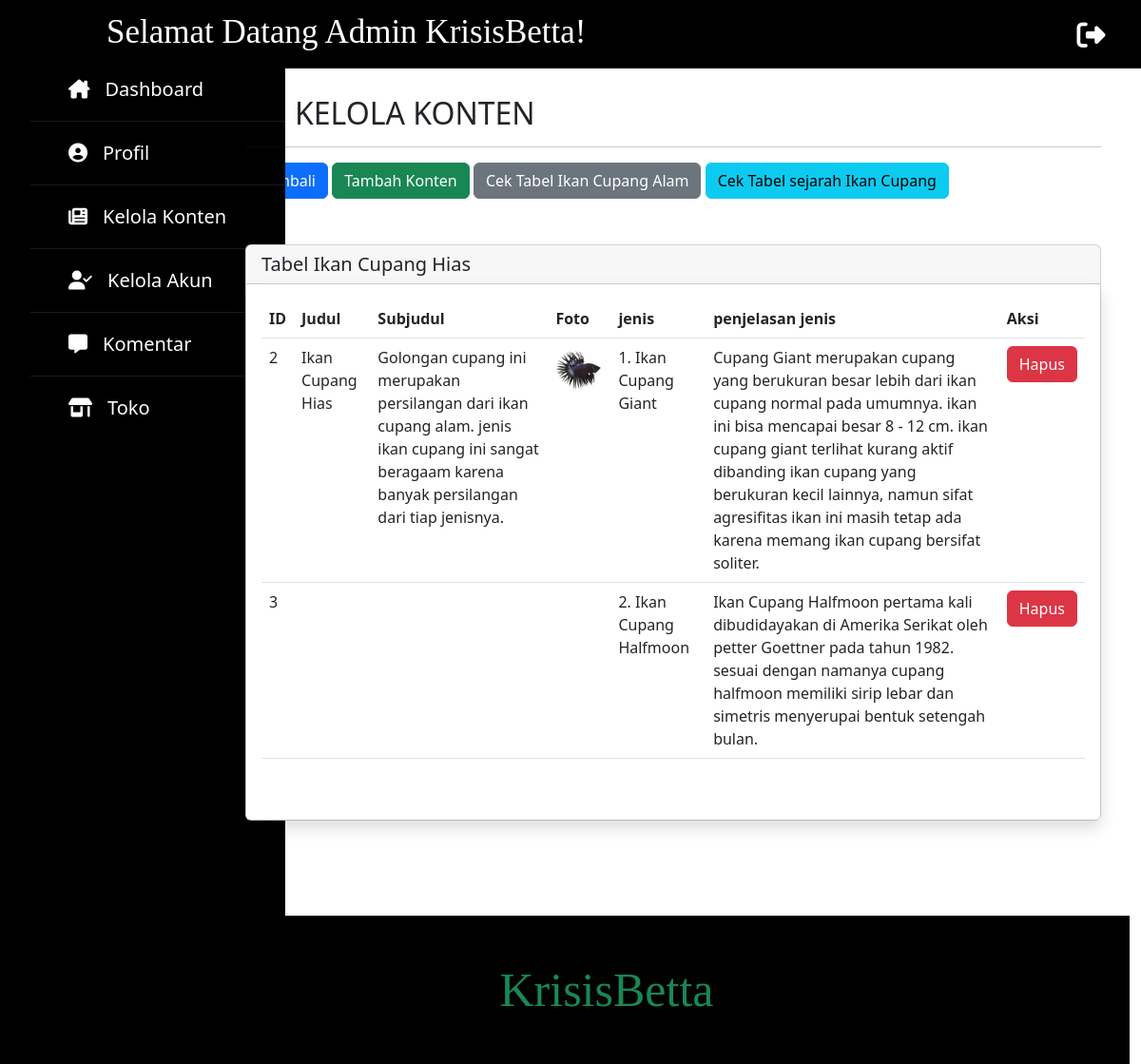
Page /program/admin/dashboard-admin-konten-ikancupanghias.php on the committed database.
### tables this page shows
CREATE TABLE `ikancupanghias` (
  `id` int(11) NOT NULL,
  `judul_cpnghias` varchar(30) DEFAULT NULL,
  `subjudul_cpnghias` varchar(300) DEFAULT NULL,
  `gambar_cpnghias` varchar(30) DEFAULT NULL,
  `jenis_cpnghias` varchar(50) DEFAULT NULL,
  `penjelasan_jenis_cpnghias` varchar(500) DEFAULT NULL
);

### program/admin/fungsi-admin.php (called while the page is built, shortened)
<?php
$koneksi = mysqli_connect("localhost","root","","kkp");
function query($query) {
    global $koneksi;
    $result = mysqli_query($koneksi, $query);
    $rows = [];
    while( $row = mysqli_fetch_assoc($result) ) {
        $rows[] = $row;
    }
    return $rows;
}
?>

### program/admin/dashboard-admin-konten-ikancupanghias.php (the view, shortened to what this page needs)
<?php
    require "fungsi-admin.php";
    $admin = query("SELECT * FROM ikancupanghias");
?>
<!doctype html>
<html lang="en">
    <head>
        <link rel="stylesheet" type="text/css" href="admin.css">
        <link rel="stylesheet" type="text/css" href="sidebar.css">
        <link rel="stylesheet" type="text/css" href="fontawesome/css/all.css">
        <link href="https://cdn.jsdelivr.net/npm/bootstrap@5.2.0-beta1/dist/css/bootstrap.min.css" rel="stylesheet">
    </head>
    <body>
        <nav class="navbar navbar-expand-lg bg-black mx-auto fixed-top">
            <div class="container-fluid">
                <p class="h1">
                    <a class="navbar-brand text-white" href="dashboard-admin.php" style="font-size:35px; margin-left: 100px;">Selamat Datang Admin KrisisBetta!</a>
                </p>
                <div class="collapse navbar-collapse" id="navbarNavDropdown">
                    <a href="keluar-admin.php" onclick="return confirm('Apakah Anda Yakin Untuk Keluar?!')">
                        <span style="margin-left:500px; font-size:30px;"><i class="fa-solid fa-right-from-bracket text-white"></i></span>
                    </a>
                </div>
            </div>
        </nav>
        <div class="container-sm">
            <div class="row">
                <div class="col" style="width:30rem;">
                    <div class="sidebar">
                        <ul>
                            <li><a href="dashboard-admin.php"><i class="fa-solid fa-house-chimney"></i>Dashboard</a></li>
                            <li><a href="dashboard-admin-profil.php"><i class="fa-solid fa-circle-user"></i>Profil</a></li>
                            <li><a href="dashboard-admin-konten.php"><i class="fa-solid fa-newspaper"></i>Kelola Konten</a></li>
                            <li><a href="dashboard-admin-akunadmin.php"><i class="fa-solid fa-user-check"></i>Kelola Akun</a></li>
                            <li><a href="dashboard-admin-kelolakomentar.php"><i class="fa-solid fa-message"></i></i>Komentar</a></li>
                            <li><a href="dashboard-admin-toko.php"><i class="fa-solid fa-shop"></i>Toko</a></li>
                        </ul>
                    </div>
                </div>
                <div class="col" id="kol-dashboard">
                    <div class="row" id="header-dashboard">
                        <div class="col">
                            <span>
                                <h2><i class="fa-solid fa-newspaper"></i>KELOLA KONTEN</h2>
                                <hr style="width:900px;">
                            </span>
                        </div>
                    </div>
                    <a class="btn btn-primary" href="dashboard-admin-konten-ikancupangalam.php" role="button">Kembali</a>
                    <a class="btn btn-success" href="dashboard-admin-konten-tambah-ikancupanghias.php" role="button">Tambah Konten</a>
                    <a class="btn btn-secondary" href="dashboard-admin-konten-ikancupangalam.php" role="button">Cek Tabel Ikan Cupang Alam</a>
                    <a class="btn btn-info" href="dashboard-admin-konten-sejarah.php" role="button">Cek Tabel sejarah Ikan Cupang</a>
                    <div class="card mt-5">
                        <h5 class="card-header"> Tabel Ikan Cupang Hias</h5>
                        <div class="card-body shadow">
                        <table class="table mb-5">
                                <thead>
                                    <tr>
                                    <th scope="col">ID</th>
                                    <th scope="col">Judul</th>
                                    <th scope="col">Subjudul</th>
                                    <th scope="col">Foto</th>
                                    <th scope="col">jenis</th>
                                    <th scope="col">penjelasan jenis</th>
                                    <th scope="col">Aksi</th>
                                    </tr>
                                </thead>
                                <tbody>
                                    <?php foreach ($admin as $row) : ?>
                                        <tr>
                                            <td><?=$row["id"];?></td>
                                            <td><?=$row["judul_cpnghias"];?></td>
                                            <td><?=$row["subjudul_cpnghias"];?></td>
                                            <td><img src="../../img/upload/<?=$row["gambar_cpnghias"];?>" alt="" width="50"></td>
                                            <td><?=$row["jenis_cpnghias"];?></td>
                                            <td><?=$row["penjelasan_jenis_cpnghias"];?></td>
                                            <td>
                                                <form action="" method="post">
                                                    <button type="submit" name="submit" class="btn btn-danger" onclick="return confirm('Yakin Untuk Menghapus Data?!');" role="button">Hapus</button>
                                                </form>
                                            </td>
                                        </tr>
                                    <?php endforeach; ?>
                                </tbody>
                            </table>
                        </div>
                    </div>
                </div>
            </div>
        </div>
        <div class="row bg-black" style="width:100%; padding-left:200px; position:absolute;">
            <p class="h1 mt-5 mb-5">
                <a class="navbar-brand text-success" href="#" style="font-size:50px; margin-left: -100px;">KrisisBetta</a>
            </p>
        </div>
    </body>
</html>

### program/admin/admin.css (style rules this page uses)
.h1 { font-family: cooper black; text-align: center; }
#kol-dashboard { margin-left: -600px; margin-bottom: 100px; }
#header-dashboard { margin-top: 100px; }

### program/admin/sidebar.css (style rules this page uses)
* { padding: 0; margin: 0; list-style: none; text-decoration: none; }
body { font-family: 'Roboto', sans-serif; }
.sidebar { position: fixed; left: 0px; top: 60px; width: 300px; height: 100%; background: #000000; transition: all .5s ease; }
.sidebar ul a { display: block; height: 100%; width: 100%; line-height: 65px; font-size: 20px; color: white; padding-left: 40px; box-sizing: border-box; border-bottom: 1px solid black; border-top: 1px solid rgba(255,255,255,.1); transition: .4s; text-decoration: none; }
.sidebar ul a i { margin-right: 16px; }

### rows in the picture
ikancupanghias: id "2", judul_cpnghias "Ikan Cupang Hias", subjudul_cpnghias "Golongan cupang ini merupakan persilangan dari ikan cupang alam. jenis ikan cupang ini sangat beragaam karena banyak persilangan dari tiap jenisnya.", gambar_cpnghias (picture), jenis_cpnghias "1. Ikan Cupang Giant", penjelasan_jenis_cpnghias "Cupang Giant merupakan cupang yang berukuran besar lebih dari ikan cupang normal pada umumnya. ikan ini bisa mencapai besar 8 - 12 cm. ikan cupang giant terlihat kurang aktif dibanding ikan cupang yang berukuran kecil lainnya, namun sifat agresifitas ikan ini masih tetap ada karena memang ikan cupang bersifat soliter."
ikancupanghias: id "3", jenis_cpnghias "2. Ikan Cupang Halfmoon", penjelasan_jenis_cpnghias "Ikan Cupang Halfmoon pertama kali dibudidayakan di Amerika Serikat oleh petter Goettner pada tahun 1982. sesuai dengan namanya cupang halfmoon memiliki sirip lebar dan simetris menyerupai bentuk setengah bulan."
